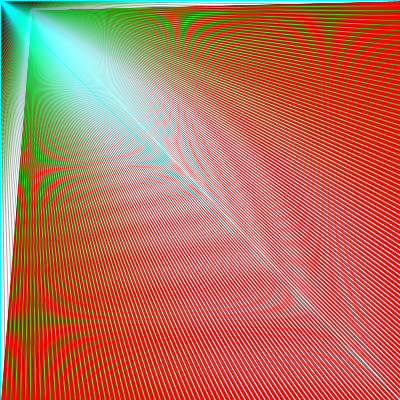
Frame 1 (no input)
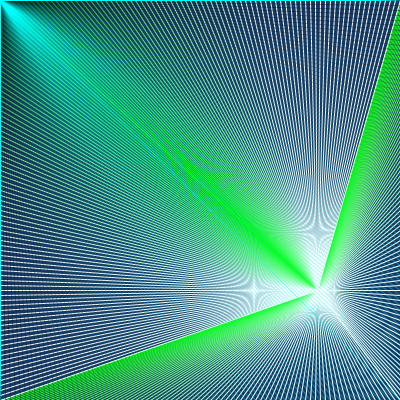
Frame 60 (the mouse pressed at the canvas centre just before this capture)
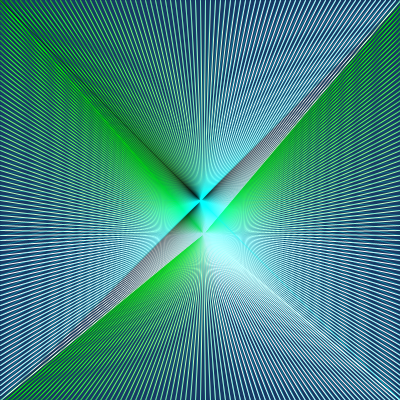
Frame 120 (the mouse held since frame 60 and released just before this capture)

The Processing sketch that drew these frames (run headless with seeded random() and noise(); from frame 60 on, the mouse is pressed at the canvas centre):

// Processing sketch: processing_170028
// ── processing_170028.pde

float posX= random(20);
float posY= random(20);
float velX= random (20);
float velY = random(20);

void setup() {
  size(400, 400);
  frameRate(80);
  noCursor();
}

void draw() {

  posX = posX + velX;
  posY = posY + velY;

  // aqui es para aclarar el cambio de color del fondo si la posx es menor que tamaño/2
  if (posX < width/2) {
    background(255, 0, 0);
  } else {
    background(22, 57, 100);
  }
  //compocision de las lineas con for
  for (int i=0; i<=width; i+=5) {
    stroke(i, 255, i);
    line(posX, posY, i, 0);
    line(posX, posY, 0, i);
    line(posX, posY, width, i);
    line(posX, posY, i, height);
  }
  if ((posX >= width)|| (posX < 0)) {
    velX = -velX;
  }
  if ((posY >= height)|| (posY < 0)) {
    velY = -velY;
  }
  
// 2 PARTE
  for (int i=0; i<=width; i+=5) {
    stroke(0, i,i,90);
    line(mouseX, mouseY, i, 0);
    line(mouseX, mouseY, 0, i);
    line(mouseX, mouseY, width, i);
    line(mouseX, mouseY, i, height);
  }
}
